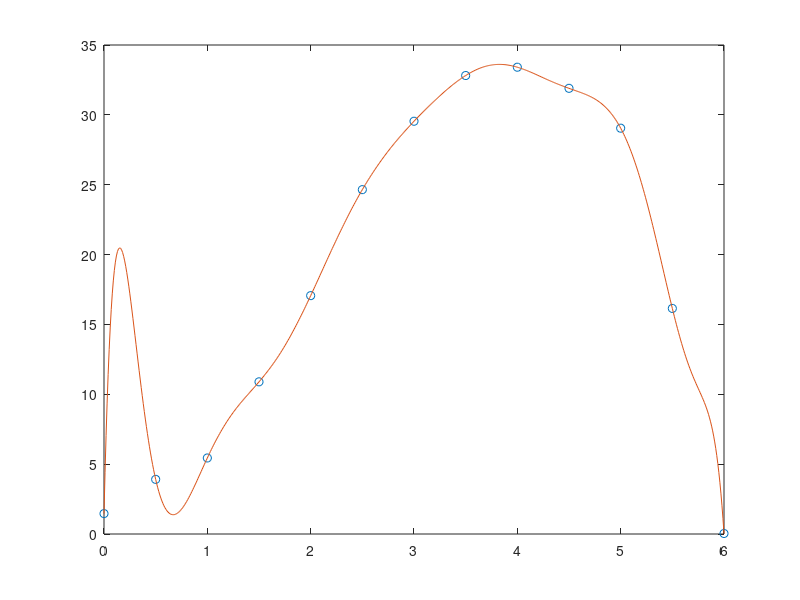

This figure's MATLAB source:
%Dados
x = 0:0.5:6;
y = -x.^3 + 6*x.^2 + 2;
erro = randn(size(x));
y = y+erro;
plot(x,y,'o'), hold on

%Ajuste
c = polyfit(x,y,12)

%Plot
xx = 0:0.01:6;
yy = polyval(c,xx);
plot(xx,yy)
